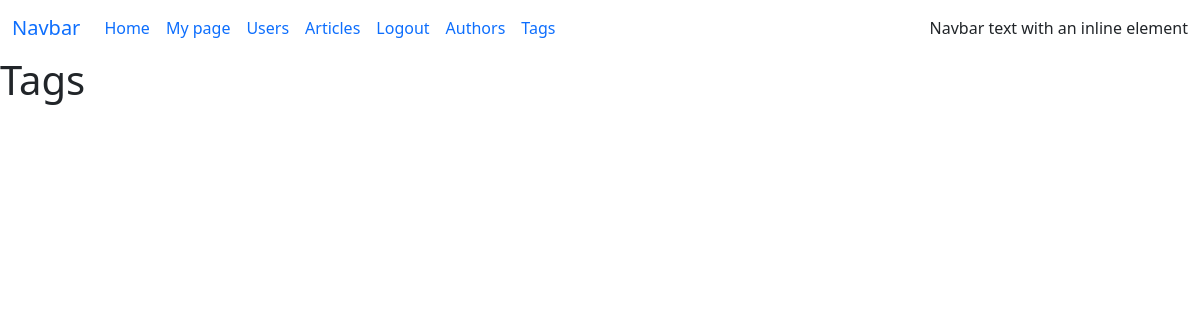
The app's page /tags/ (signed in), older data.
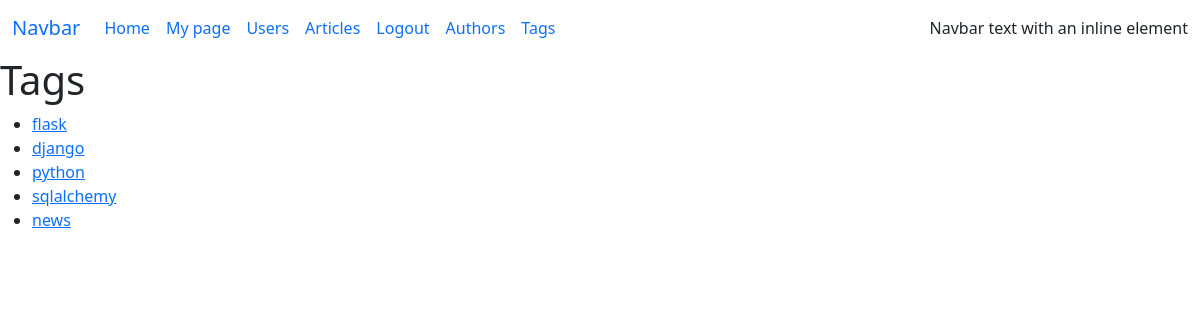
The same page, newer data.
### blog/models/tag.py (models this page shows)
class Tag(db.Model):
    __tablename__ = 'tags'
    id: so.Mapped[int] = so.mapped_column(primary_key=True, autoincrement=True)
    name: so.Mapped[str] = so.mapped_column(String(32), nullable=False, default='', server_default='')
    articles = relationship('Article',
                            secondary=article_tag_association_table,
                            back_populates='tags')

### blog/views/tags.py (the view)
@tags_app.route('/', endpoint = 'list')
def tags_list():
    tags = Tag.query.all()
    return render_template('tags/list.html', tags=tags)

### blog/app.py (called while the page is built)
def _add_extensions(app):
    db.init_app(app)
    migrate.init_app(app, db, compare_type=True)
    login_manager.init_app(app)
    flask_bcrypt.init_app(app)
    from .models import User
    @login_manager.user_loader
    def load_user(user_id):
        return User.query.filter_by(id=user_id).one_or_none()
    @login_manager.unauthorized_handler
    def unauthorized():
        return redirect(url_for('auth_app.login'))

### blog/templates/tags/list.html (shortened to what this page needs)
{% extends 'base.html' %}
{% block body %}
    <h1>Tags</h1>
    <div>
        <ul>
            {% if current_user.is_authenticated %}
                {% for tag in tags %}
                    <li>
                        <a href="{{ url_for('tags_app.tags_articles', tag_id=tag.id) }}">
                            {{ tag.name }}
                        </a>
                    </li>
                {% endfor %}
                </ul>
                </div>
            {% else %}
                <h5>Зарегистрируйтесь, чтобы просматривать теги!</h5>
            {% endif %}
{% endblock %}

Row changes from the older to the newer data that the page shows:
added Tag: name "flask"
added Tag: name "django"
added Tag: name "python"
added Tag: name "sqlalchemy"
added Tag: name "news"
